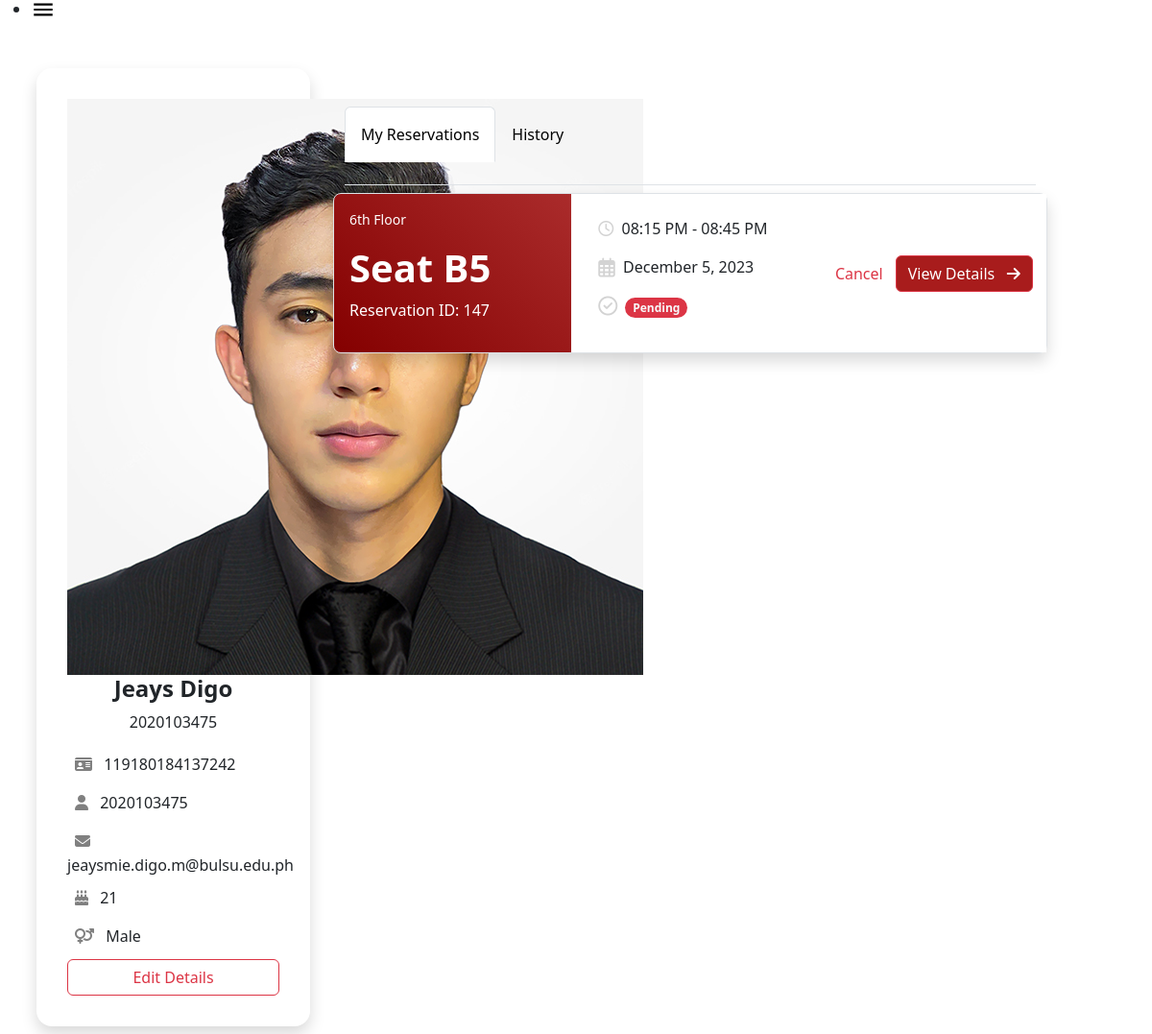
The app's page /profile.php (signed in, lower part), older data.
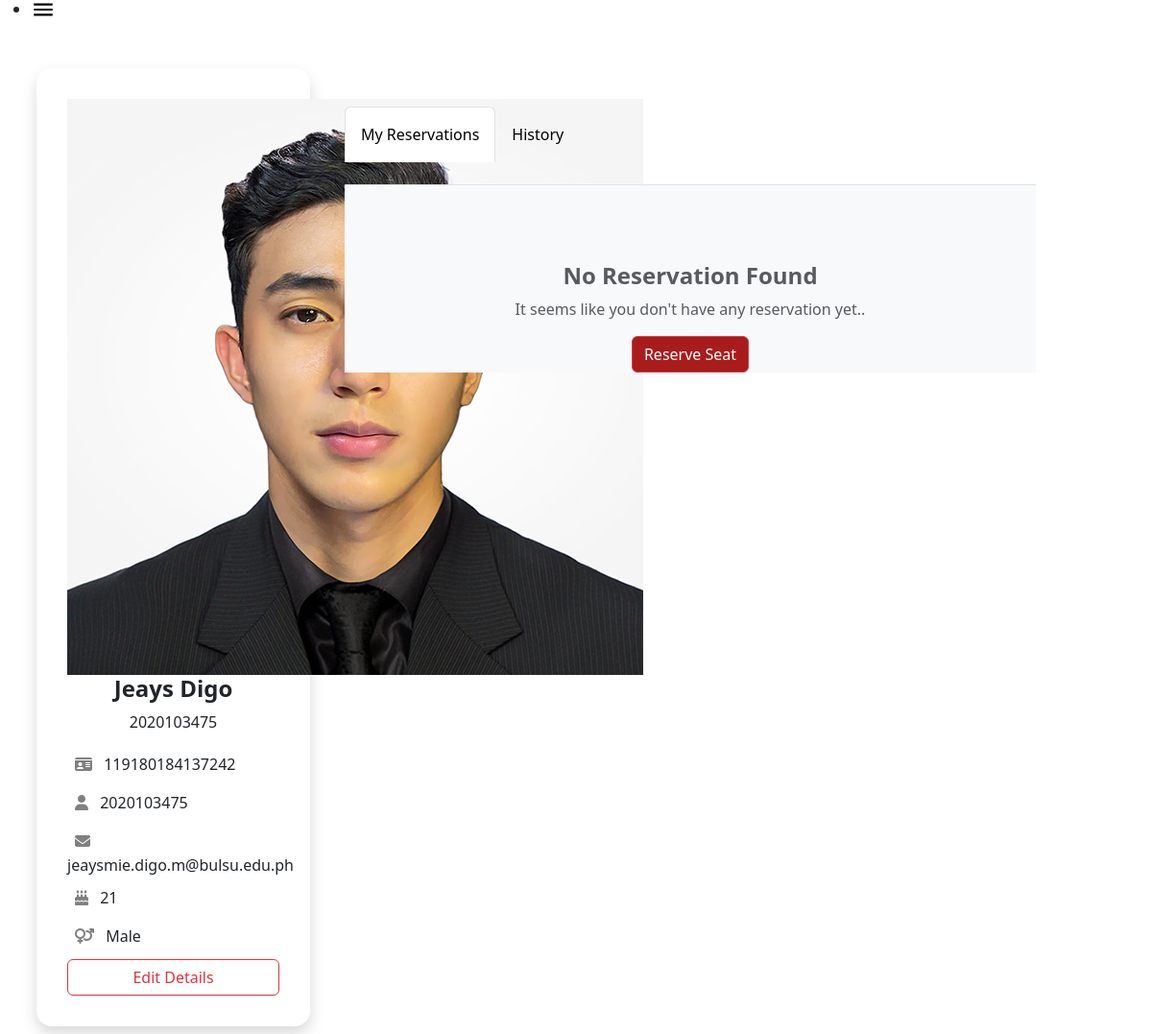
The same page, newer data.
### tables this page shows
CREATE TABLE `users` (
  `user_id` int(11) NOT NULL,
  `rfid_no` varchar(50) DEFAULT NULL,
  `first_name` varchar(255) DEFAULT NULL,
  `last_name` varchar(255) DEFAULT NULL,
  `account_id` int(11) DEFAULT NULL,
  `course_code` varchar(50) DEFAULT NULL,
  `yearsec_id` int(11) DEFAULT NULL,
  `age` int(11) DEFAULT NULL,
  `contact_number` varchar(20) DEFAULT NULL,
  `bday` date DEFAULT NULL,
  `gender` varchar(20) DEFAULT NULL,
  `is_archived` tinyint(1) DEFAULT 0
);

CREATE TABLE `account` (
  `account_id` int(11) NOT NULL,
  `username` varchar(255) DEFAULT NULL,
  `password` varchar(255) DEFAULT NULL,
  `email` varchar(255) DEFAULT NULL,
  `picture` varchar(255) DEFAULT NULL,
  `account_type` varchar(255) DEFAULT NULL,
  `reservation_count` int(11) DEFAULT 0,
  `is_archived` tinyint(1) NOT NULL DEFAULT 0,
  `code` mediumint(50) NOT NULL
);

CREATE TABLE `reservation` (
  `reservation_id` int(11) NOT NULL,
  `date` date DEFAULT NULL,
  `start_time` time DEFAULT NULL,
  `end_time` time DEFAULT NULL,
  `user_id` int(11) DEFAULT NULL,
  `seat_id` int(11) DEFAULT NULL,
  `rfid_no` bigint(30) NOT NULL DEFAULT 0,
  `isDone` tinyint(4) NOT NULL DEFAULT 0,
  `is_archived` tinyint(1) DEFAULT 0
);

CREATE TABLE `seat` (
  `seat_id` int(11) NOT NULL,
  `seat_number` varchar(50) NOT NULL,
  `seat_name` varchar(50) NOT NULL,
  `status` varchar(50) NOT NULL,
  `message` text NOT NULL,
  `timer` varchar(50) NOT NULL,
  `reservation_id` int(11) NOT NULL
);

### profile.php (the view, shortened to what this page needs)
<?php
require 'php/connect.php';
require 'php/validateReservation.php';
?>
<!DOCTYPE HTML>
<html>
<head>
    <link rel="stylesheet" type="text/css" href="bootstrap/css/bootstrap.min.css" />
    <link rel="stylesheet"
        href="https://maxst.icons8.com/vue-static/landings/line-awesome/line-awesome/1.3.0/css/line-awesome.min.css">
    <link rel="stylesheet" href="https://cdnjs.cloudflare.com/ajax/libs/font-awesome/6.4.2/css/all.min.css"
 />
    <link rel="stylesheet"
        href="https://maxst.icons8.com/vue-static/landings/line-awesome/line-awesome/1.3.0/css/line-awesome.min.css">
    <link href="https://unpkg.com/aos@2.3.1/dist/aos.css" rel="stylesheet">
</head>
<body>
    <header class="header-outer">
    <nav>
            <ul>
                <li class="menu-button" onclick="showSidebar()"><a href="#"><svg xmlns="http://www.w3.org/2000/svg" height="26" viewBox="0 -960 960 960" width="26"><path d="M120-240v-80h720v80H120Zm0-200v-80h720v80H120Zm0-200v-80h720v80H120Z"/></svg></a></li>
            </ul>
        </nav>
    </header>
    <?php
    $username = $_SESSION["username"];
    $sql = "SELECT * FROM ACCOUNT
        INNER JOIN USERS ON ACCOUNT.account_id = USERS.account_id
        WHERE ACCOUNT.username = '$username'";
    $result = $conn->query($sql);
    if ($result->num_rows == 1) {
        $row = $result->fetch_assoc();
    } else {
        echo "You are not regular student. Either alumni or faculty";
    }
    ?>
    <div class="container pt-4 ">
        <div class="">
            <div class="row ">
                <div class="col-lg-3 bg-white rounded-4 d-block p-2 m-2 shadow">
                    <div class="p-4">
                        <div class="img-circle text-center">
                            <?php
                            if ($row['picture'] == NULL) {
                                echo '<img src="https://cdn.icon-icons.com/icons2/2550/PNG/512/user_circle_icon_152504.png" alt="Default Image">';
                            } else {
                                echo '<img src="' . $row['picture'] . '" alt="Profile Image">';
                            }
                            ?>
                        </div>
                        <div>
                            <?php
                            $username = $_SESSION["username"];
                            $sql = "SELECT *
                                FROM ACCOUNT
                                INNER JOIN USERS ON ACCOUNT.account_id = USERS.account_id
                                WHERE ACCOUNT.username = '$username';
                                ";
                            $result = $conn->query($sql);
                            if ($result->num_rows == 1) {
                                $row = $result->fetch_assoc();
                                ?>
                            <h4 class="text-center fw-bold">
                                <?= $row["first_name"] . ' ' . $row["last_name"] ?>
                            </h4>
                            <p class="text-center text-sm">
                                <?= $row["user_id"] ?>
                            </p>
                            <div class="text-start">
                                <h6><i class="fas fa-id-card p-2" style="color: gray"></i>
                                    <?php if ($row["rfid_no"] !== null) { ?>
                                    <?= $row["rfid_no"] ?>
                                    <?php } else { ?>
                                    <span style="color: gray;">Not Registered</span>
                                    <?php } ?>
                                </h6>
                                <h6><i class="fas fa-user p-2" style="color: gray"></i>
                                    <?= $row["username"] ?>
                                </h6>
                                <h6><i class="fas fa-envelope p-2" style="color: gray"></i>
                                    <?= $row["email"] ?>
                                </h6>
                                <h6><i class="fas fa-birthday-cake p-2" style="color: gray"></i>
                                    <?php if ($row["age"] !== null) { ?>
                                    <?= $row["age"] ?>
                                    <?php } else { ?>
                                    <span style="color: gray;">Not Set</span>
                                    <?php } ?>
                                </h6>
                                <h6><i class="fas fa-venus-mars p-2" style="color: gray"></i>
                                    <?php if ($row["gender"] !== null) { ?>
                                    <?= $row["gender"] ?>
                                    <?php } else { ?>
                                    <span style="color: gray;">Not Set</span>
                                    <?php } ?>
                                </h6>
                            </div>
                            <div class="edit-info">
                                <a href="update_profile.php" class="btn btn-outline-danger w-100">Edit Details</a>
                            </div>
                        </div>
                        <?php
                            }
                            ?>
                    </div>
                </div>
                <div class="col-lg-8 rounded-3 d-block p-2 m-2 ">
                    <div class="container">
                        <ul class="nav nav-tabs pt-4 pb-4" id="myTabs" role="tablist">
                            <li class="nav-item" role="presentation">
                                <a id="navss" class="nav-link active text-black p-3" id="pending-tab"
                                    data-bs-toggle="tab" href="#pending" role="tab" aria-controls="pending"
                                    aria-selected="true">My Reservations</a>
                            </li>
                            <li class="nav-item" role="presentation">
                                <a id="navss" class="nav-link text-black p-3" id="history-tab" data-bs-toggle="tab"
                                    href="#history" role="tab" aria-controls="history" aria-selected="false">History</a>
                            </li>
                        </ul>
                        <div class="tab-content" id="myTabsContent">
                            <div class="tab-pane fade show active" id="pending" role="tabpanel"
                                aria-labelledby="pending-tab">
                                <div class="">
                                    <?php
                                    $query = "SELECT * FROM reservation WHERE user_id = '{$_SESSION['user_id']}' AND date >= CURDATE() AND isDone = 0";
                                    $result = mysqli_query($conn, $query);
                                    if (mysqli_num_rows($result) > 0) {
                                        while ($row = mysqli_fetch_assoc($result)) {
                                            $seat_id = $row['seat_id'];
                                            $reservation_id = $row['reservation_id'];
                                            $date = date('F j, Y', strtotime($row['date']));
                                            $start_time = date('h:i A', strtotime($row['start_time']));
                                            $end_time = date('h:i A', strtotime($row['end_time']));
                                            $seat_query = "SELECT * FROM seat WHERE seat_id = '$seat_id'";
                                            $seat_result = mysqli_query($conn, $seat_query);
                                            $seat_row = mysqli_fetch_assoc($seat_result);
                                            $seat_number = $seat_row['seat_name'];
                                            $sql_check_history = "SELECT COUNT(*) AS history_count FROM history WHERE reservation_id = $reservation_id";
                                            $result_check_history = $conn->query($sql_check_history);
                                            $sql_check_occupy = "SELECT COUNT(*) AS occupy_count FROM occupy WHERE reservation_id = $reservation_id";
                                            $result_check_occupy = $conn->query($sql_check_occupy);
                                            echo "<div data-aos='fade-up'  data-aos-duration='300'  class='row  border border-1 shadow  mt-2  rounded-3' style='background: rgb(215,94,94);
                                            background: linear-gradient(223deg, rgba(215,94,94,1) 0%, rgba(132,0,0,1) 100%);'>";
                                            echo "<div class='col-lg-4  text-center p-3 text-white'>";
                                            echo "<p class='text-white  small fw-light text-start  '>6th Floor</p>";
                                            echo "<h1 class='fw-bold  text-start'>Seat {$seat_number}</h1>";
                                            echo "<p class='text-white text-start'>Reservation ID: $reservation_id</p>";
                                            echo "</div>";
                                            echo "<div class='col-lg-4 p-3  bg-white' ><div class=' m-2'> ";
                                            echo "<p><i class='far fa-clock fa-light  m-1 ' style='color:lightgray'></i> {$start_time} - {$end_time}<br>";
                                            echo "<p><i class='far fa-calendar-alt fa-lg  m-1' style='color:lightgray' ></i> {$date}</p>";
                                            echo "<p><i class='far fa-circle-check fa-lg  m-1' style='color:lightgray'></i>";
                                            if ($result_check_occupy && $result_check_history) {
                                                $row_check_history = $result_check_history->fetch_assoc();
                                                $history_count = $row_check_history['history_count'];
                                                $row_check_occupy = $result_check_occupy->fetch_assoc();
                                                $occupy_count = $row_check_occupy['occupy_count'];
                                                if ($history_count > 0) {
                                                    echo "<span class='badge rounded-pill text-bg-success m-1'>Completed</span></div></div>";
                                                } elseif ($occupy_count > 0) {
                                                    echo "<span class='badge rounded-pill bg-warning text-light  m-1'>In Progress </span></div></div>";
                                                } else {
                                                    echo "<span class='badge rounded-pill bg-danger text-light  m-1'>Pending</span></div></div>";
                                                }
                                            } else {
                                                echo "Error: " . $conn->error;
                                            }
                                            echo "<div class='col-lg-4 bg-white d-flex align-items-center justify-content-center'>";
                                            echo "<div class='text-center w-100'><a href='#' class='btn text-danger btn-m' onclick='confirmDelete({$row['reservation_id']}); return false;'>Cancel </a><a href='receipt.php?reservation_id={$row['reservation_id']}' class='btn btn-danger ' style='background-color:#a81c1c;'>View Details&nbsp&nbsp&nbsp<i class='fa-solid fa-arrow-right'></i></a></div>";
                                            echo "</div>";
                                            echo "</div>";
                                        }
                                    } else {
                                        echo "<div class='bg-light text-center text-muted pt-5'> <h1 class='display-1'> <i class='las la-frown'></i> </h1><br><h4 class='fw-bold '> No Reservation Found</h4><p>  It seems like you don't have any reservation yet.. </p><a class='btn  btn-danger' style='background-color: #a81c1c' href='reserve.php'>Reserve Seat </a></div>";
                                    }
                                    ?>
                                </div>
                            </div>
                        </div>
                    </div>
                </div>
            </div>
        </div>
    </div>
</body>
</html>

Row changes from the older to the newer data that the page shows:
removed reservation: seat.seat_name "B5", reservation_id "147", start_time "08:15 PM", end_time "08:45 PM", date "December 5, 2023"
Text that changed along with them:
text now shown: "No Reservation Found It seems like you don't have any reservation yet.. Reserve Seat"
